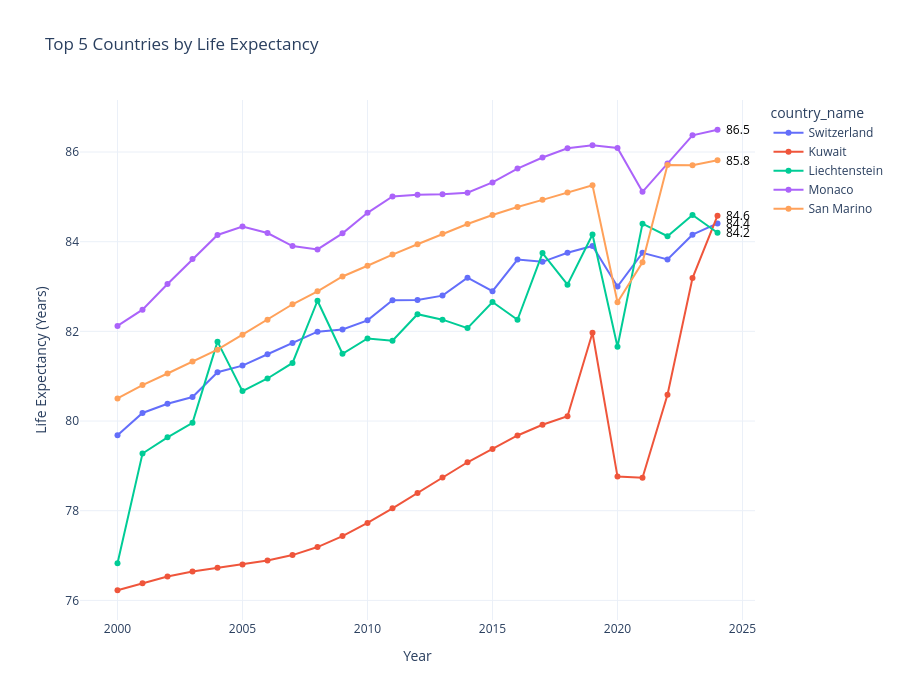

Notebook code cell kept with this figure:
### Markdown cell above
DATA VISUALISATION

### Code cell
import pandas as pd
import plotly.express as px

df = pd.read_csv("health_indicators.csv")

# Get latest year
latest_year = df["year"].max()

# Top 5 countries by life expectancy in latest year
top_countries = (
    df[df["year"] == latest_year]
    .nlargest(5, "life_expectancy")["country_name"]
)

# Historical data for those countries
plot_data = df[df["country_name"].isin(top_countries)]

# Create line chart
fig = px.line(
    plot_data,
    x="year",
    y="life_expectancy",
    color="country_name",
    markers=True,
    title="Top 5 Countries by Life Expectancy"
)

# Add life expectancy value at end of each line
for country in plot_data["country_name"].unique():

    country_df = (
        plot_data[plot_data["country_name"] == country]
        .sort_values("year")
    )

    last_row = country_df.iloc[-1]

    fig.add_annotation(
        x=last_row["year"],
        y=last_row["life_expectancy"],
        text=f"{last_row['life_expectancy']:.1f}",
        showarrow=False,
        xshift=20,
        font=dict(size=12, color="black")
    )

fig.update_layout(
    template="plotly_white",
    xaxis_title="Year",
    yaxis_title="Life Expectancy (Years)",
    width=900,
    height=700,
    margin=dict(r=80)
)

fig.show()

### Figure 1 — Plotly figure (JSON) as saved in the notebook; plotly's stock layout.template omitted (floating-point values rounded to 4 significant figures)
{"data": [{"hovertemplate": "country_name=Switzerland<br>year=%{x}<br>life_expectancy=%{y}<extra></extra>", "legendgroup": "Switzerland", "line": {"color": "#636efa", "dash": "solid"}, "marker": {"symbol": "circle"}, "mode": "lines+markers", "name": "Switzerland", "orientation": "v", "showlegend": true, "type": "scatter", "x": [2000, 2001, 2002, 2003, 2004, 2005, 2006, 2007, 2008, 2009, 2010, 2011, 2012, 2013, 2014, 2015, 2016, 2017, 2018, 2019, 2020, 2021, 2022, 2023, 2024], "xaxis": "x", "y": [79.68, 80.18, 80.39, 80.54, 81.09, 81.24, 81.49, 81.74, 81.99, 82.04, 82.25, 82.7, 82.7, 82.8, 83.2, 82.9, 83.6, 83.55, 83.75, 83.9, 83.0, 83.75, 83.6, 84.16, 84.41], "yaxis": "y"}, {"hovertemplate": "country_name=Kuwait<br>year=%{x}<br>life_expectancy=%{y}<extra></extra>", "legendgroup": "Kuwait", "line": {"color": "#EF553B", "dash": "solid"}, "marker": {"symbol": "circle"}, "mode": "lines+markers", "name": "Kuwait", "orientation": "v", "showlegend": true, "type": "scatter", "x": [2000, 2001, 2002, 2003, 2004, 2005, 2006, 2007, 2008, 2009, 2010, 2011, 2012, 2013, 2014, 2015, 2016, 2017, 2018, 2019, 2020, 2021, 2022, 2023, 2024], "xaxis": "x", "y": [76.23, 76.38, 76.53, 76.64, 76.73, 76.8, 76.89, 77.01, 77.19, 77.43, 77.73, 78.05, 78.4, 78.74, 79.08, 79.38, 79.68, 79.92, 80.11, 81.97, 78.76, 78.74, 80.59, 83.19, 84.58], "yaxis": "y"}, {"hovertemplate": "country_name=Liechtenstein<br>year=%{x}<br>life_expectancy=%{y}<extra></extra>", "legendgroup": "Liechtenstein", "line": {"color": "#00cc96", "dash": "solid"}, "marker": {"symbol": "circle"}, "mode": "lines+markers", "name": "Liechtenstein", "orientation": "v", "showlegend": true, "type": "scatter", "x": [2000, 2001, 2002, 2003, 2004, 2005, 2006, 2007, 2008, 2009, 2010, 2011, 2012, 2013, 2014, 2015, 2016, 2017, 2018, 2019, 2020, 2021, 2022, 2023, 2024], "xaxis": "x", "y": [76.83, 79.28, 79.64, 79.96, 81.77, 80.67, 80.95, 81.3, 82.68, 81.5, 81.84, 81.79, 82.38, 82.26, 82.07, 82.66, 82.26, 83.75, 83.04, 84.16, 81.66, 84.4, 84.12, 84.6, 84.2], "yaxis": "y"}, {"hovertemplate": "country_name=Monaco<br>year=%{x}<br>life_expectancy=%{y}<extra></extra>", "legendgroup": "Monaco", "line": {"color": "#ab63fa", "dash": "solid"}, "marker": {"symbol": "circle"}, "mode": "lines+markers", "name": "Monaco", "orientation": "v", "showlegend": true, "type": "scatter", "x": [2000, 2001, 2002, 2003, 2004, 2005, 2006, 2007, 2008, 2009, 2010, 2011, 2012, 2013, 2014, 2015, 2016, 2017, 2018, 2019, 2020, 2021, 2022, 2023, 2024], "xaxis": "x", "y": [82.12, 82.48, 83.06, 83.61, 84.15, 84.34, 84.19, 83.9, 83.83, 84.19, 84.64, 85.01, 85.05, 85.06, 85.09, 85.32, 85.63, 85.88, 86.08, 86.15, 86.09, 85.11, 85.75, 86.37, 86.5], "yaxis": "y"}, {"hovertemplate": "country_name=San Marino<br>year=%{x}<br>life_expectancy=%{y}<extra></extra>", "legendgroup": "San Marino", "line": {"color": "#FFA15A", "dash": "solid"}, "marker": {"symbol": "circle"}, "mode": "lines+markers", "name": "San Marino", "orientation": "v", "showlegend": true, "type": "scatter", "x": [2000, 2001, 2002, 2003, 2004, 2005, 2006, 2007, 2008, 2009, 2010, 2011, 2012, 2013, 2014, 2015, 2016, 2017, 2018, 2019, 2020, 2021, 2022, 2023, 2024], "xaxis": "x", "y": [80.5, 80.8, 81.06, 81.33, 81.59, 81.93, 82.26, 82.61, 82.89, 83.22, 83.46, 83.71, 83.94, 84.17, 84.39, 84.6, 84.78, 84.93, 85.09, 85.26, 82.65, 83.54, 85.71, 85.71, 85.82], "yaxis": "y"}], "layout": {"annotations": [{"font": {"color": "black", "size": 12}, "showarrow": false, "text": "84.4", "x": 2024, "xshift": 20, "y": 84.41}, {"font": {"color": "black", "size": 12}, "showarrow": false, "text": "84.6", "x": 2024, "xshift": 20, "y": 84.58}, {"font": {"color": "black", "size": 12}, "showarrow": false, "text": "84.2", "x": 2024, "xshift": 20, "y": 84.2}, {"font": {"color": "black", "size": 12}, "showarrow": false, "text": "86.5", "x": 2024, "xshift": 20, "y": 86.5}, {"font": {"color": "black", "size": 12}, "showarrow": false, "text": "85.8", "x": 2024, "xshift": 20, "y": 85.82}], "height": 700, "legend": {"title": {"text": "country_name"}, "tracegroupgap": 0}, "margin": {"r": 80}, "title": {"text": "Top 5 Countries by Life Expectancy"}, "width": 900, "xaxis": {"anchor": "y", "domain": [0, 1], "title": {"text": "Year"}}, "yaxis": {"anchor": "x", "domain": [0, 1], "title": {"text": "Life Expectancy (Years)"}}}}
